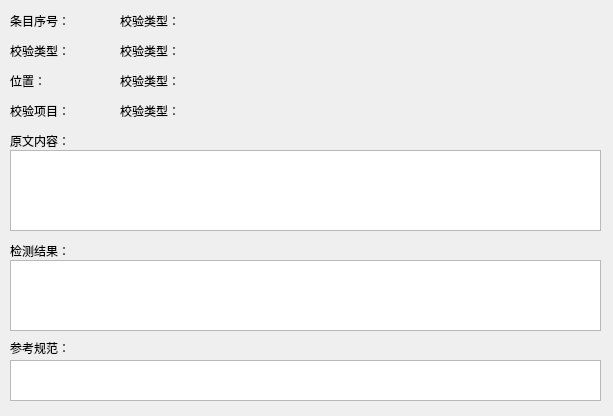
<?xml version="1.0" encoding="UTF-8"?>
<ui version="4.0">
 <class>ValidateDialog</class>
 <widget class="QDialog" name="ValidateDialog">
  <property name="windowModality">
   <enum>Qt::NonModal</enum>
  </property>
  <property name="geometry">
   <rect>
    <x>0</x>
    <y>0</y>
    <width>613</width>
    <height>416</height>
   </rect>
  </property>
  <property name="minimumSize">
   <size>
    <width>613</width>
    <height>416</height>
   </size>
  </property>
  <property name="maximumSize">
   <size>
    <width>613</width>
    <height>416</height>
   </size>
  </property>
  <property name="acceptDrops">
   <bool>false</bool>
  </property>
  <property name="windowTitle">
   <string>详细信息</string>
  </property>
  <property name="whatsThis">
   <string>如果文件中存在空行，则可能导致原文内容与行号不匹配，请删除后重新检测。</string>
  </property>
  <property name="modal">
   <bool>true</bool>
  </property>
  <widget class="QLabel" name="labelType_1">
   <property name="geometry">
    <rect>
     <x>10</x>
     <y>40</y>
     <width>72</width>
     <height>21</height>
    </rect>
   </property>
   <property name="text">
    <string>校验类型：</string>
   </property>
  </widget>
  <widget class="QLabel" name="labelType_2">
   <property name="geometry">
    <rect>
     <x>120</x>
     <y>40</y>
     <width>281</width>
     <height>21</height>
    </rect>
   </property>
   <property name="text">
    <string>校验类型：</string>
   </property>
  </widget>
  <widget class="QLabel" name="labelPos_1">
   <property name="geometry">
    <rect>
     <x>10</x>
     <y>70</y>
     <width>72</width>
     <height>21</height>
    </rect>
   </property>
   <property name="text">
    <string>位置：</string>
   </property>
  </widget>
  <widget class="QLabel" name="labelPos_2">
   <property name="geometry">
    <rect>
     <x>120</x>
     <y>70</y>
     <width>281</width>
     <height>21</height>
    </rect>
   </property>
   <property name="minimumSize">
    <size>
     <width>281</width>
     <height>0</height>
    </size>
   </property>
   <property name="text">
    <string>校验类型：</string>
   </property>
  </widget>
  <widget class="QLabel" name="labelName_1">
   <property name="geometry">
    <rect>
     <x>10</x>
     <y>100</y>
     <width>72</width>
     <height>21</height>
    </rect>
   </property>
   <property name="text">
    <string>校验项目：</string>
   </property>
  </widget>
  <widget class="QLabel" name="labelName_2">
   <property name="geometry">
    <rect>
     <x>120</x>
     <y>100</y>
     <width>281</width>
     <height>21</height>
    </rect>
   </property>
   <property name="text">
    <string>校验类型：</string>
   </property>
  </widget>
  <widget class="QLabel" name="label_7">
   <property name="geometry">
    <rect>
     <x>10</x>
     <y>240</y>
     <width>72</width>
     <height>21</height>
    </rect>
   </property>
   <property name="text">
    <string>检测结果：</string>
   </property>
  </widget>
  <widget class="QLabel" name="label_8">
   <property name="geometry">
    <rect>
     <x>10</x>
     <y>340</y>
     <width>72</width>
     <height>16</height>
    </rect>
   </property>
   <property name="text">
    <string>参考规范：</string>
   </property>
  </widget>
  <widget class="QTextEdit" name="textEdit_1">
   <property name="geometry">
    <rect>
     <x>10</x>
     <y>260</y>
     <width>591</width>
     <height>71</height>
    </rect>
   </property>
   <property name="readOnly">
    <bool>true</bool>
   </property>
  </widget>
  <widget class="QTextEdit" name="textEdit_2">
   <property name="geometry">
    <rect>
     <x>10</x>
     <y>360</y>
     <width>591</width>
     <height>41</height>
    </rect>
   </property>
   <property name="readOnly">
    <bool>true</bool>
   </property>
  </widget>
  <widget class="QLabel" name="labelNum_2">
   <property name="geometry">
    <rect>
     <x>120</x>
     <y>10</y>
     <width>281</width>
     <height>21</height>
    </rect>
   </property>
   <property name="text">
    <string>校验类型：</string>
   </property>
  </widget>
  <widget class="QLabel" name="labelNum_1">
   <property name="geometry">
    <rect>
     <x>10</x>
     <y>10</y>
     <width>72</width>
     <height>21</height>
    </rect>
   </property>
   <property name="text">
    <string>条目序号：</string>
   </property>
  </widget>
  <widget class="QTextEdit" name="textEdit_3">
   <property name="geometry">
    <rect>
     <x>10</x>
     <y>150</y>
     <width>591</width>
     <height>81</height>
    </rect>
   </property>
   <property name="readOnly">
    <bool>true</bool>
   </property>
  </widget>
  <widget class="QLabel" name="label_9">
   <property name="geometry">
    <rect>
     <x>10</x>
     <y>130</y>
     <width>72</width>
     <height>21</height>
    </rect>
   </property>
   <property name="text">
    <string>原文内容：</string>
   </property>
  </widget>
 </widget>
 <resources/>
 <connections/>
</ui>
